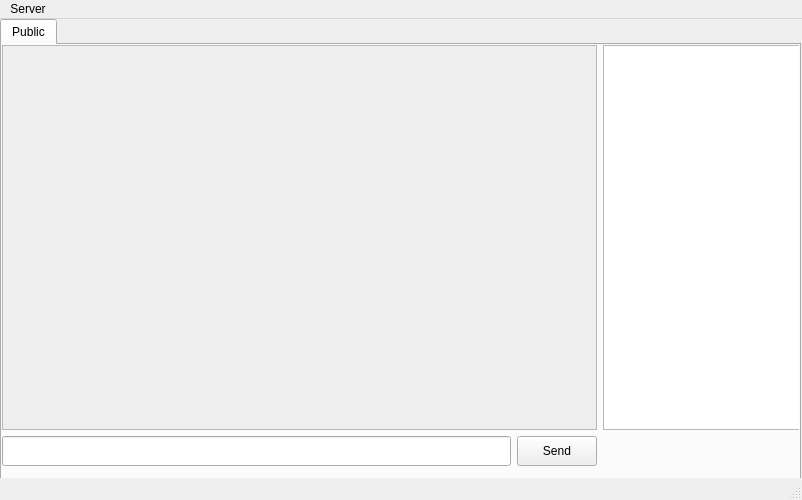
<?xml version="1.0" encoding="UTF-8"?>
<ui version="4.0">
 <class>DNC_chat</class>
 <widget class="QMainWindow" name="DNC_chat">
  <property name="enabled">
   <bool>true</bool>
  </property>
  <property name="geometry">
   <rect>
    <x>0</x>
    <y>0</y>
    <width>802</width>
    <height>500</height>
   </rect>
  </property>
  <property name="minimumSize">
   <size>
    <width>800</width>
    <height>500</height>
   </size>
  </property>
  <property name="contextMenuPolicy">
   <enum>Qt::NoContextMenu</enum>
  </property>
  <property name="acceptDrops">
   <bool>false</bool>
  </property>
  <property name="windowTitle">
   <string>DNC Client</string>
  </property>
  <property name="tabShape">
   <enum>QTabWidget::Rounded</enum>
  </property>
  <property name="dockNestingEnabled">
   <bool>false</bool>
  </property>
  <widget class="QWidget" name="centralwidget">
   <widget class="QTabWidget" name="tabWidget">
    <property name="geometry">
     <rect>
      <x>0</x>
      <y>0</y>
      <width>801</width>
      <height>471</height>
     </rect>
    </property>
    <property name="minimumSize">
     <size>
      <width>801</width>
      <height>0</height>
     </size>
    </property>
    <property name="tabShape">
     <enum>QTabWidget::Rounded</enum>
    </property>
    <property name="currentIndex">
     <number>0</number>
    </property>
    <property name="iconSize">
     <size>
      <width>16</width>
      <height>16</height>
     </size>
    </property>
    <property name="usesScrollButtons">
     <bool>true</bool>
    </property>
    <widget class="QWidget" name="tab_public">
     <attribute name="title">
      <string>Public</string>
     </attribute>
     <widget class="QWidget" name="gridLayoutWidget">
      <property name="geometry">
       <rect>
        <x>0</x>
        <y>0</y>
        <width>801</width>
        <height>421</height>
       </rect>
      </property>
      <property name="minimumSize">
       <size>
        <width>801</width>
        <height>0</height>
       </size>
      </property>
      <layout class="QGridLayout" name="chat_layout">
       <item row="1" column="1">
        <widget class="QPushButton" name="send_button">
         <property name="minimumSize">
          <size>
           <width>80</width>
           <height>30</height>
          </size>
         </property>
         <property name="text">
          <string>Send</string>
         </property>
         <property name="shortcut">
          <string>Return</string>
         </property>
        </widget>
       </item>
       <item row="1" column="0">
        <widget class="QLineEdit" name="message_line">
         <property name="minimumSize">
          <size>
           <width>262</width>
           <height>30</height>
          </size>
         </property>
        </widget>
       </item>
       <item row="0" column="2">
        <widget class="QListView" name="listUsers">
         <property name="minimumSize">
          <size>
           <width>100</width>
           <height>0</height>
          </size>
         </property>
         <property name="maximumSize">
          <size>
           <width>200</width>
           <height>16777215</height>
          </size>
         </property>
         <property name="frameShadow">
          <enum>QFrame::Sunken</enum>
         </property>
        </widget>
       </item>
       <item row="0" column="0" colspan="2">
        <widget class="QPlainTextEdit" name="chat_display">
         <property name="enabled">
          <bool>false</bool>
         </property>
         <property name="minimumSize">
          <size>
           <width>316</width>
           <height>0</height>
          </size>
         </property>
        </widget>
       </item>
      </layout>
     </widget>
    </widget>
   </widget>
  </widget>
  <widget class="QMenuBar" name="menubar">
   <property name="geometry">
    <rect>
     <x>0</x>
     <y>0</y>
     <width>802</width>
     <height>25</height>
    </rect>
   </property>
   <widget class="QMenu" name="menuConnection">
    <property name="title">
     <string>Server</string>
    </property>
    <addaction name="separator"/>
    <addaction name="actionConnection"/>
    <addaction name="actionDeconnection"/>
    <addaction name="separator"/>
    <addaction name="actionQuit"/>
   </widget>
   <addaction name="menuConnection"/>
  </widget>
  <widget class="QStatusBar" name="statusbar"/>
  <action name="actionConnection">
   <property name="text">
    <string>Connection</string>
   </property>
   <property name="shortcut">
    <string>Alt+C</string>
   </property>
  </action>
  <action name="actionDeconnection">
   <property name="text">
    <string>Deconnection</string>
   </property>
   <property name="shortcut">
    <string>Alt+D</string>
   </property>
  </action>
  <action name="actionQuit">
   <property name="text">
    <string>Quit</string>
   </property>
   <property name="shortcut">
    <string>Alt+Q</string>
   </property>
  </action>
 </widget>
 <resources/>
 <connections>
  <connection>
   <sender>actionQuit</sender>
   <signal>activated()</signal>
   <receiver>DNC_chat</receiver>
   <slot>close()</slot>
   <hints>
    <hint type="sourcelabel">
     <x>-1</x>
     <y>-1</y>
    </hint>
    <hint type="destinationlabel">
     <x>399</x>
     <y>249</y>
    </hint>
   </hints>
  </connection>
 </connections>
</ui>
